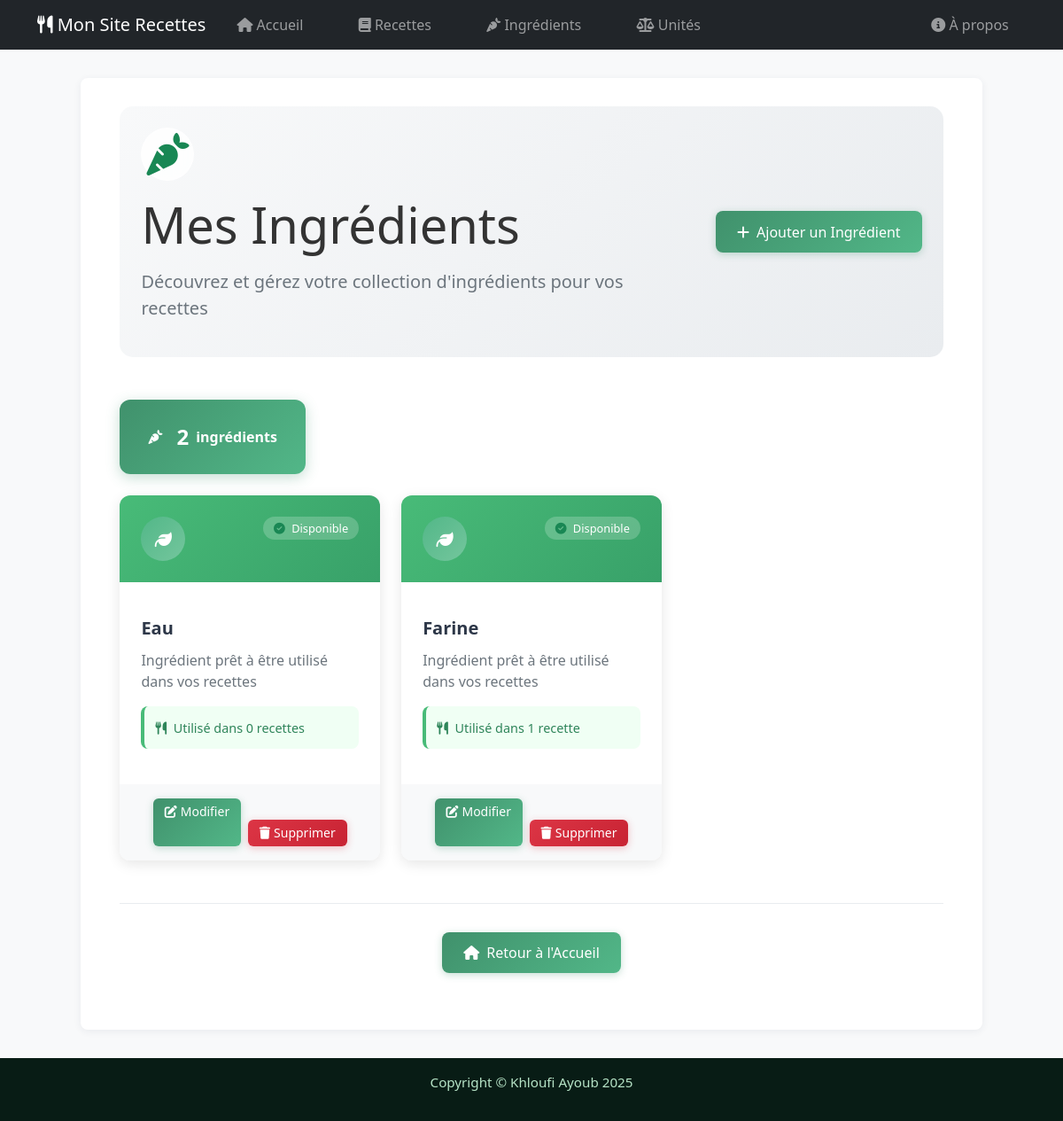
The page /ingredients/?page=2 on the database as committed earlier.
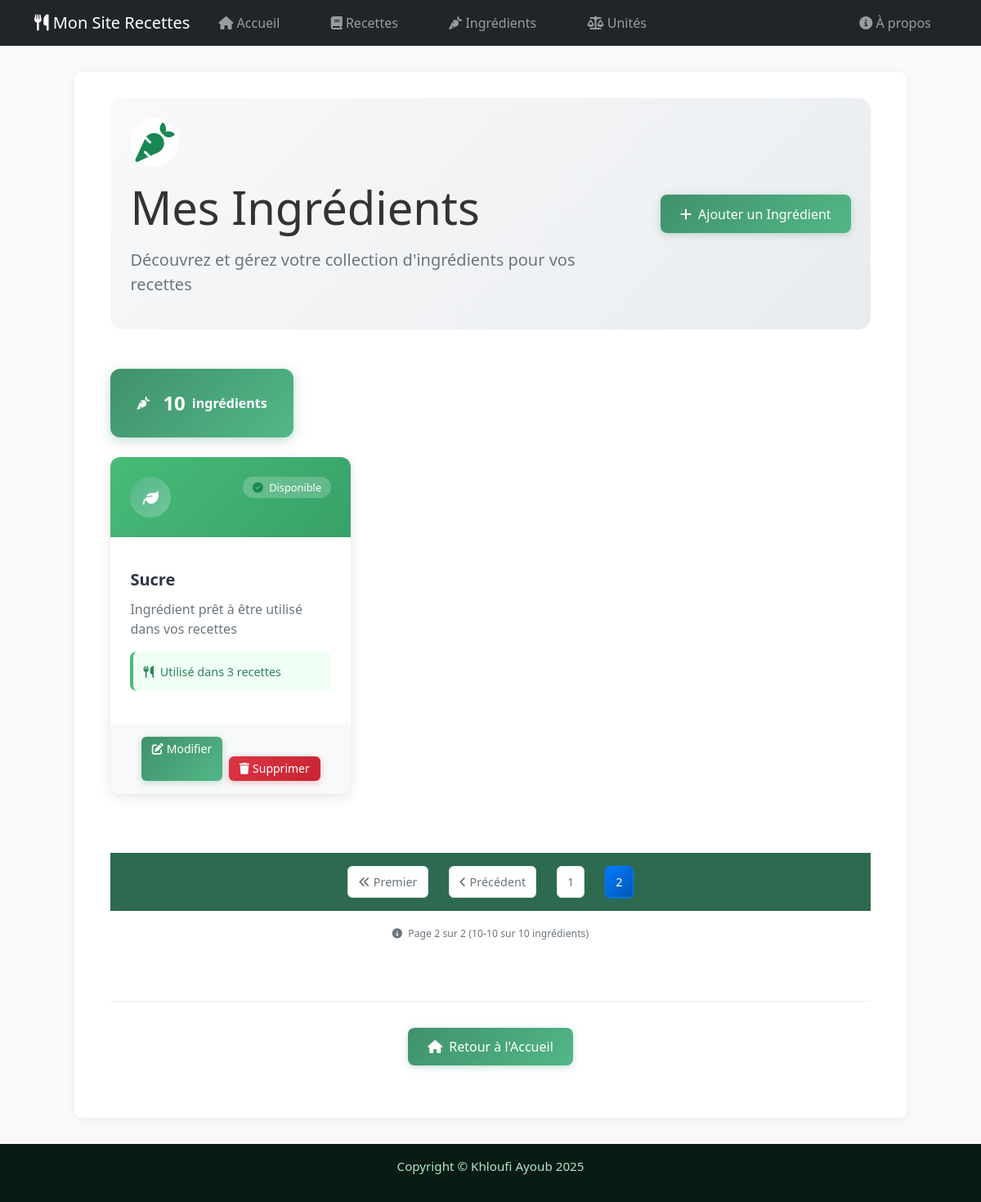
The same page on the database as committed later.
### App/models.py (models this page shows, shortened)
class Ingredient(models.Model):
    name = models.CharField(max_length=50, verbose_name="Nom")
    image = models.ImageField(default="", upload_to='ingredients/', verbose_name="Image", blank=True, null=True)
    class Meta:
        ordering = ('name',)
        verbose_name = "ingredient"
        verbose_name_plural = "ingredients"

### App/views/ingredient_views.py (the view)
# urls.py: path('ingredients/', views.IngredientListView.as_view(), name="ingredients"),
class IngredientListView(View):
    def get(self, request):
        ingredients_list = Ingredient.objects.all()
        paginator = Paginator(ingredients_list, 9)  # 9 ingrédients par page (3 lignes de 3)
        page = request.GET.get('page')
        try:
            ingredients = paginator.page(page)
        except PageNotAnInteger:
            ingredients = paginator.page(1)
        except EmptyPage:
            ingredients = paginator.page(paginator.num_pages)
        return render(request, 'App/ingredient/ingredient_list.html', {'ingredients': ingredients})

### App/templates/App/ingredient/ingredient_list.html (shortened to what this page needs)
{% extends 'base.html' %}
{% load static %}
{% block content %}
<div class="ingredients-page">
  <div class="page-header mb-5">
    <div class="row align-items-center">
      <div class="col-lg-8">
        <div class="header-content">
          <div class="header-icon mb-3">
            <i class="fas fa-carrot fa-3x text-success"></i>
          </div>
          <h1 class="display-4 mb-3">Mes Ingrédients</h1>
          <p class="lead text-muted">Découvrez et gérez votre collection d'ingrédients pour vos recettes</p>
        </div>
      </div>
      <div class="col-lg-4 text-lg-end">
        <a href="{% url 'add_ingredient' %}" class="btn btn-lg btn-success">
          <i class="fas fa-plus me-2"></i>Ajouter un Ingrédient
        </a>
      </div>
    </div>
  </div>
  {% if ingredients %}
    <div class="ingredients-stats mb-4">
      <div class="stats-card">
        <i class="fas fa-carrot me-2"></i>
        <span class="stats-number">{{ ingredients.paginator.count }}</span>
        <span class="stats-label">ingrédient{{ ingredients.paginator.count|pluralize }}</span>
      </div>
    </div>
    <div class="row g-4">
      {% for ingredient in ingredients %}
      <div class="col-lg-4 col-md-6 col-sm-12">
        <div class="ingredient-card-modern">
          <div class="ingredient-header">
            <div class="ingredient-icon">
              <i class="fas fa-leaf"></i>
            </div>
            <div class="ingredient-meta">
              <span class="ingredient-status">
                <i class="fas fa-check-circle me-1 text-success"></i>
                Disponible
              </span>
            </div>
          </div>
          <div class="ingredient-content">
            <h3 class="ingredient-title">{{ ingredient.name }}</h3>
            <p class="ingredient-description text-muted">
              Ingrédient prêt à être utilisé dans vos recettes
            </p>
            <div class="ingredient-usage-preview">
              <span class="usage-label">
                <i class="fas fa-utensils me-1"></i>
                Utilisé dans {{ ingredient.recipeingredient_set.count }} recette{{ ingredient.recipeingredient_set.count|pluralize }}
              </span>
            </div>
          </div>
          <div class="ingredient-actions">
            <a href="{% url 'edit_ingredient' ingredient.id %}" class="btn btn-outline-secondary btn-sm">
              <i class="fas fa-edit me-1"></i>Modifier
            </a>
            <form method="post" action="{% url 'delete_ingredient' ingredient.id %}" style="display:inline;" onsubmit="return confirm('Êtes-vous sûr de vouloir supprimer l\'ingrédient {{ ingredient.name }} ?');">
              <button type="submit" class="btn btn-danger btn-sm">
                <i class="fas fa-trash me-1"></i>Supprimer
              </button>
            </form>
          </div>
        </div>
      </div>
      {% endfor %}
    </div>
    {% include 'App/includes/pagination_section.html' with page_obj=ingredients aria_label="Navigation des ingrédients" item_name_plural="ingrédients" %}
  {% endif %}
  <div class="page-navigation mt-5">
    <a href="{% url 'home' %}" class="btn btn-outline-secondary">
      <i class="fas fa-home me-2"></i>Retour à l'Accueil
    </a>
  </div>
</div>
{% endblock %}

Rows that differ between the two databases and show on the page:
no longer on this page (row edited): Ingredient: name "Eau", recipeingredient_set.count "0"
changed Ingredient: name "Farine" → "Sucre"; recipeingredient_set.count "1" → "3"
Other text that changed with them:
{{ ingredients.paginator.count }}: "2" → "10"
{{ page_obj.number }}: (not shown) → "2"
{{ page_obj.paginator.num_pages }}: (not shown) → "2"
{{ page_obj.start_index }}: (not shown) → "10"
{{ page_obj.end_index }}: (not shown) → "10"
{{ page_obj.paginator.count }}: (not shown) → "10"
{{ item_name_plural|default:'éléments' }}: (not shown) → "ingrédients"
text now shown: "Premier Précédent Page sur ( - sur )"
new list line: "1"
new list line: "2"
